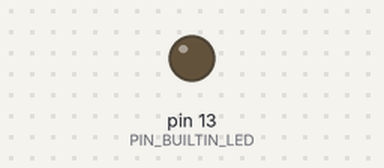
Simulated run of this sketch. Board: Arduino Uno, built with avr-gcc and run on an emulated ATmega328P. Parts: output pins drawn as LEDs (lit = HIGH). What the sketch prints to the serial monitor is not drawn.

Above: at 2.5 s.
At 5.1 s:
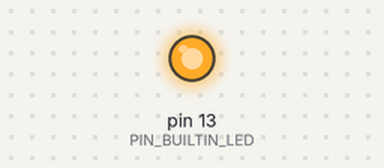
Timing chart, 0 to 7.0 s (numbered marks = the images above):
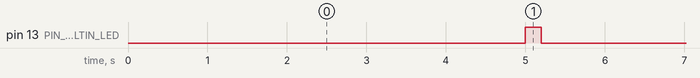

The sketch:

auto-f1-presser.ino
```cpp
#define PIN_BUILTIN_LED LED_BUILTIN

// http://www.usb.org/developers/hidpage/Hut1_12v2.pdf
#define KEYCODE_F1 0x3a

// http://mitchtech.net/arduino-usb-hid-keyboard/
// Keyboard report buffer
uint8_t buf[8] = {
	0
};

void setup() {
	Serial.begin(9600);
	pinMode(PIN_BUILTIN_LED, OUTPUT);
}

void loop() {
	delay(5 * 1000);

	// Simulate keypress (and turn LED on)
	digitalWrite(PIN_BUILTIN_LED, HIGH);
	buf[2] = KEYCODE_F1;
	Serial.write(buf, 8);
	delay(200);

	// Simulate key release (and turn LED off)
	digitalWrite(PIN_BUILTIN_LED, LOW);
	buf[2] = 0;
	Serial.write(buf, 8);
	delay(200);
}
```

Measured:
- by itself, pin 13 (PIN_BUILTIN_LED): alternates HIGH for 0.20 s and LOW for 5.2 s
